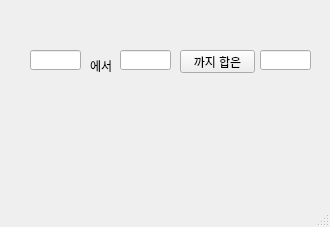
<?xml version="1.0" encoding="UTF-8"?>
<ui version="4.0">
 <class>MainWindow</class>
 <widget class="QMainWindow" name="MainWindow">
  <property name="geometry">
   <rect>
    <x>0</x>
    <y>0</y>
    <width>330</width>
    <height>227</height>
   </rect>
  </property>
  <property name="windowTitle">
   <string>MainWindow</string>
  </property>
  <widget class="QWidget" name="centralwidget">
   <widget class="QLabel" name="label">
    <property name="geometry">
     <rect>
      <x>90</x>
      <y>60</y>
      <width>56</width>
      <height>12</height>
     </rect>
    </property>
    <property name="text">
     <string>에서</string>
    </property>
   </widget>
   <widget class="QLineEdit" name="le1">
    <property name="geometry">
     <rect>
      <x>30</x>
      <y>50</y>
      <width>51</width>
      <height>20</height>
     </rect>
    </property>
   </widget>
   <widget class="QLineEdit" name="le2">
    <property name="geometry">
     <rect>
      <x>120</x>
      <y>50</y>
      <width>51</width>
      <height>20</height>
     </rect>
    </property>
   </widget>
   <widget class="QPushButton" name="pb">
    <property name="geometry">
     <rect>
      <x>180</x>
      <y>50</y>
      <width>75</width>
      <height>23</height>
     </rect>
    </property>
    <property name="text">
     <string>까지 합은</string>
    </property>
   </widget>
   <widget class="QLineEdit" name="le3">
    <property name="geometry">
     <rect>
      <x>260</x>
      <y>50</y>
      <width>51</width>
      <height>20</height>
     </rect>
    </property>
   </widget>
  </widget>
  <widget class="QMenuBar" name="menubar">
   <property name="geometry">
    <rect>
     <x>0</x>
     <y>0</y>
     <width>330</width>
     <height>21</height>
    </rect>
   </property>
  </widget>
  <widget class="QStatusBar" name="statusbar"/>
 </widget>
 <resources/>
 <connections/>
</ui>
